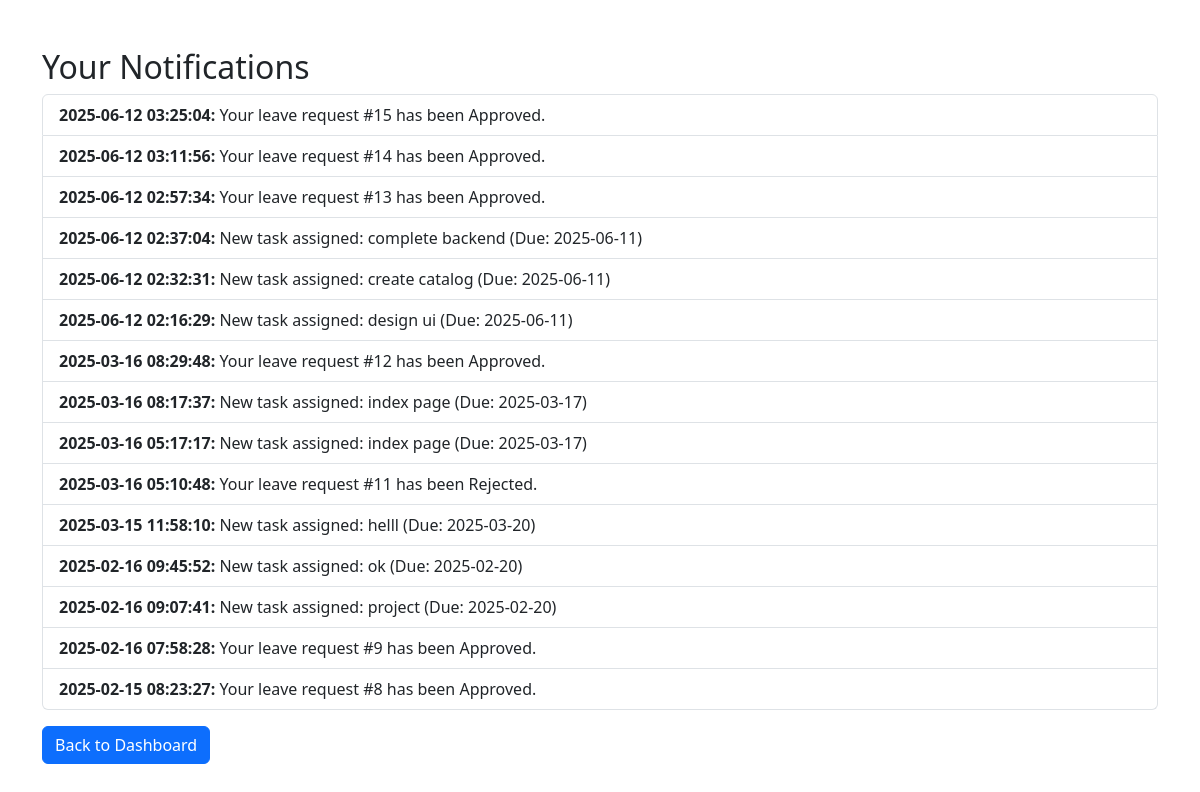
Screenshot of /notification.php (signed in) with the database file from the repository.
### tables this page shows
CREATE TABLE `notifications` (
  `id` int(11) NOT NULL,
  `employee_id` int(11) NOT NULL,
  `message` text NOT NULL,
  `status` enum('unread','read') DEFAULT 'unread',
  `created_at` timestamp NOT NULL DEFAULT current_timestamp()
);

### notification.php (the view, shortened to what this page needs)
<?php
include 'db_config.php';
$employee_id = $_SESSION['employee_id'];
$stmt = $conn->prepare("SELECT message, created_at FROM notifications WHERE employee_id = ? ORDER BY created_at DESC");
$stmt->bind_param("i", $employee_id);
$stmt->execute();
$result = $stmt->get_result();
?>
<!DOCTYPE html>
<html lang="en">
<head>
    <link href="https://cdn.jsdelivr.net/npm/bootstrap@5.3.0/dist/css/bootstrap.min.css" rel="stylesheet">
</head>
<body>
<div class="container mt-5">
    <h2>Your Notifications</h2>
    <ul class="list-group">
        <?php while ($row = $result->fetch_assoc()) { ?>
            <li class="list-group-item">
                <strong><?php echo $row['created_at']; ?>:</strong> <?php echo htmlspecialchars($row['message']); ?>
            </li>
        <?php } ?>
    </ul>
    <a href=" employee_dashboard.php" class="btn btn-primary mt-3">Back to Dashboard</a>
</div>
</body>
</html>

### rows the page displays
notifications: created_at "2025-06-12 03:25:04", message "Your leave request #15 has been Approved."
notifications: created_at "2025-06-12 03:11:56", message "Your leave request #14 has been Approved."
notifications: created_at "2025-06-12 02:57:34", message "Your leave request #13 has been Approved."
notifications: created_at "2025-06-12 02:37:04", message "New task assigned: complete backend (Due: 2025-06-11)"
notifications: created_at "2025-06-12 02:32:31", message "New task assigned: create catalog (Due: 2025-06-11)"
notifications: created_at "2025-06-12 02:16:29", message "New task assigned: design ui (Due: 2025-06-11)"
notifications: created_at "2025-03-16 08:29:48", message "Your leave request #12 has been Approved."
notifications: created_at "2025-03-16 08:17:37", message "New task assigned: index page (Due: 2025-03-17)"
notifications: created_at "2025-03-16 05:17:17", message "New task assigned: index page (Due: 2025-03-17)"
notifications: created_at "2025-03-16 05:10:48", message "Your leave request #11 has been Rejected."
notifications: created_at "2025-03-15 11:58:10", message "New task assigned: helll (Due: 2025-03-20)"
notifications: created_at "2025-02-16 09:45:52", message "New task assigned: ok (Due: 2025-02-20)"
notifications: created_at "2025-02-16 09:07:41", message "New task assigned: project (Due: 2025-02-20)"
notifications: created_at "2025-02-16 07:58:28", message "Your leave request #9 has been Approved."
notifications: created_at "2025-02-15 08:23:27", message "Your leave request #8 has been Approved."
